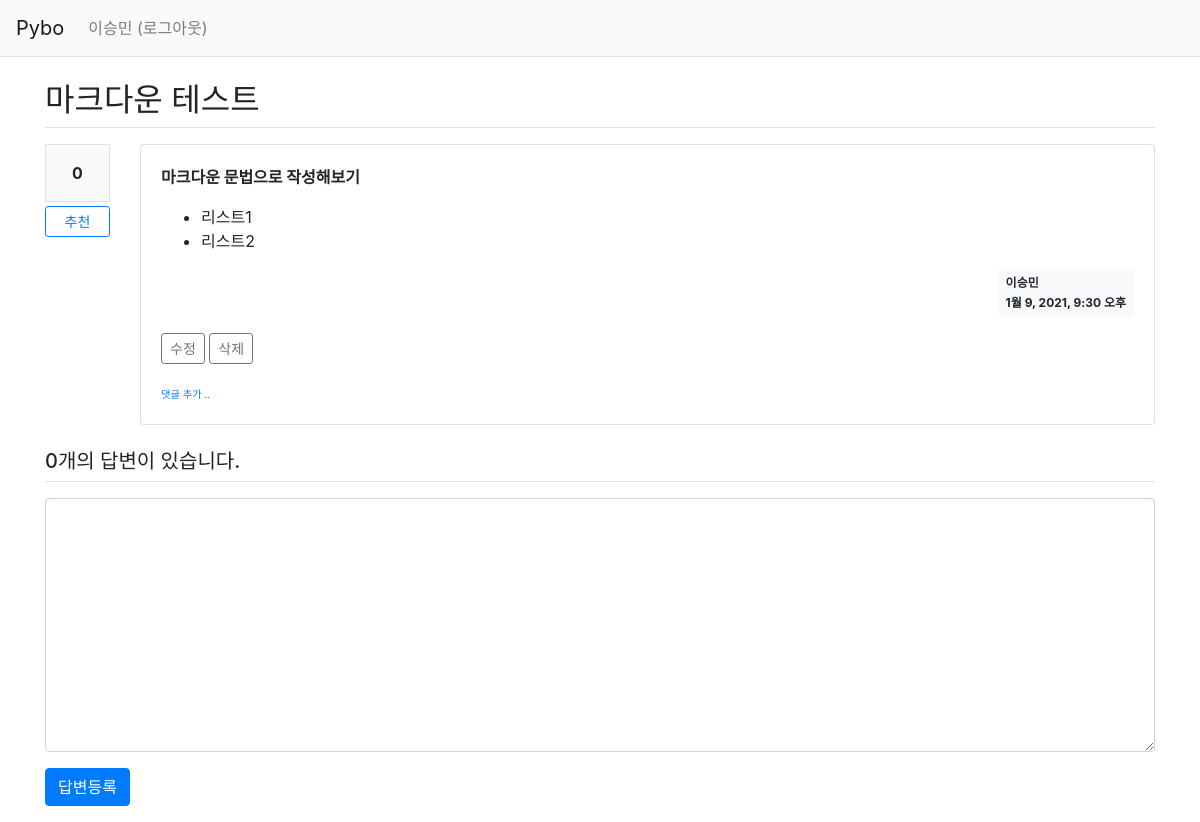
Page /pybo/2/ (signed in) on the committed database.
### pybo/models.py (models this page shows, shortened)
class Question(models.Model) :
    subject = models.CharField(max_length=200)  #제목
    content = models.TextField()
    create_date = models.DateTimeField()
    author = models.ForeignKey(User, on_delete=models.CASCADE, related_name='author_question')
    modify_date = models.DateTimeField(null=True, blank=True)
    voter = models.ManyToManyField(User, related_name='voter_question')

### pybo/views/base_views.py (the view)
# urls.py: path('<int:question_id>/', base_views.detail, name='detail'),
def detail(request, question_id) :
    question = get_object_or_404(Question, pk=question_id)
    context = {'question':question}
    return render(request, 'pybo/question_detail.html', context)

### pybo/templatetags/pybo_filter.py (called while the page is built)
@register.filter()
def mark(value) :
    extensions = ["nl2br", "fenced_code"]
    return mark_safe(markdown.markdown(value, extensions=extensions))

### templates/pybo/question_detail.html (shortened to what this page needs)
{% extends 'base.html' %}
{% load pybo_filter %}
{% block content %}
    <div class="container my-3">
        <h2 class="border-bottom py-2">{{ question.subject }}</h2>
        <div class="row my-3">
            <div class="col-1">
                <div class="bg-light text-center p-3 border font-weight-bolder mb-1">
                    {{ question.voter.count }}
                </div>
                <a href="#" data-uri="{% url 'pybo:vote_question' question.id %}"
                   class="recommend btn btn-sm btn-outline-primary btn-block my-1">추천</a>
            </div>
            <div class="col-11">
                <div class="card">
                    <div class="card-body">
                        <div class="card-text">
                            {{ question.content|mark }}
                        </div>
                        <div class="d-flex justify-content-end">
                            <div class="badge badge-light p-2 text-left">
                                <div class="mb-2">{{ question.author.username }}</div>
                                <div>{{ question.create_date }}</div>
                            </div>
                        </div>
                        {% if request.user == question.author %}
                        <div class="my-3">
                            <a href="{% url 'pybo:question_modify' question.id %}"
                               class="btn btn-sm btn-outline-secondary">수정</a>
                            <a href="#" class="delete btn btn-sm btn-outline-secondary"
                               data-uri="{% url 'pybo:question_delete' question.id %}">삭제</a>
                        </div>
                        {% endif %}
                        <div>
                            <a href="{% url 'pybo:comment_create_question' question.id  %}"
                               class="small"><small>댓글 추가 ..</small></a>
                        </div>
                    </div>
                </div>
            </div>
        </div>
        <h5 class="border-bottom my-3 py-2">{{ question.answer_set.count }}개의 답변이 있습니다.</h5>
        <form action="{% url 'pybo:answer_create' question.id %}" method="post" class="my-3">
            <div class="form-group">
                <textarea {% if not user.is_authenticated %}disabled{% endif %}
                          name ="content" id="content" class="form-control" rows="10"></textarea>
            </div>
            <input type="submit" value="답변등록" class="btn btn-primary">
        </form>
    </div>
{% endblock %}

### templates/navbar.html (shortened to what this page needs)
<nav class="navbar navbar-expand-lg navbar-light bg-light border-bottom">
    <a class="navbar-brand" href="{% url 'pybo:index' %}">Pybo</a>
    <div class="collapse navbar-collapse flex-grow-0" id="navbarNav">
        <ul class="navbar-nav">
            <li class="nav-item ">
                {% if user.is_authenticated %}
                    <a class="nav-link" href="{% url 'common:logout' %}">{{ user.username }} (로그아웃)</a>
                {% else %}
                    <a class="nav-link" href="{% url 'common:login' %}">로그인</a>
                {% endif %}
            </li>
        </ul>
    </div>
</nav>

### rows in the picture
Question: subject "마크다운 테스트", voter.count "0", content|mark "마크다운 문법으로 작성해보기 리스트1 리스트2", author.username "이승민", create_date "1월 9, 2021, 9:30 오후", answer_set.count "0"

### other values in the picture
{{ user.username }} "이승민"
